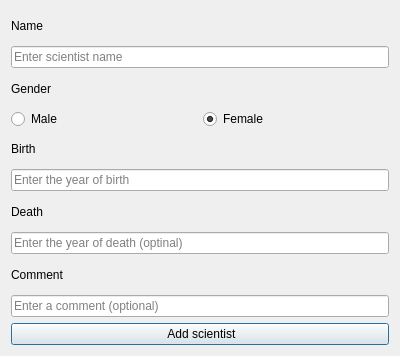
<?xml version="1.0" encoding="UTF-8"?>
<ui version="4.0">
 <class>addScientistDialog</class>
 <widget class="QDialog" name="addScientistDialog">
  <property name="geometry">
   <rect>
    <x>0</x>
    <y>0</y>
    <width>400</width>
    <height>356</height>
   </rect>
  </property>
  <property name="windowTitle">
   <string>Add new scientist</string>
  </property>
  <property name="whatsThis">
   <string/>
  </property>
  <property name="accessibleName">
   <string/>
  </property>
  <property name="accessibleDescription">
   <string/>
  </property>
  <layout class="QVBoxLayout" name="verticalLayout">
   <item>
    <layout class="QHBoxLayout" name="horizontalLayout_2">
     <item>
      <widget class="QLabel" name="label_scientist_name">
       <property name="text">
        <string>Name</string>
       </property>
      </widget>
     </item>
     <item>
      <widget class="QLabel" name="error_name">
       <property name="text">
        <string/>
       </property>
      </widget>
     </item>
    </layout>
   </item>
   <item>
    <widget class="QLineEdit" name="input_scientist_name">
     <property name="placeholderText">
      <string>Enter scientist name</string>
     </property>
    </widget>
   </item>
   <item>
    <widget class="QLabel" name="label_scientist_gender">
     <property name="text">
      <string>Gender</string>
     </property>
    </widget>
   </item>
   <item>
    <layout class="QHBoxLayout" name="horizontalLayout">
     <item>
      <widget class="QRadioButton" name="radio_button_male">
       <property name="text">
        <string>Male</string>
       </property>
      </widget>
     </item>
     <item>
      <widget class="QRadioButton" name="radio_button_female">
       <property name="text">
        <string>Female</string>
       </property>
       <property name="checked">
        <bool>true</bool>
       </property>
      </widget>
     </item>
    </layout>
   </item>
   <item>
    <layout class="QHBoxLayout" name="horizontalLayout_3">
     <item>
      <widget class="QLabel" name="label_scientist_birth">
       <property name="text">
        <string>Birth</string>
       </property>
      </widget>
     </item>
     <item>
      <widget class="QLabel" name="error_birth">
       <property name="text">
        <string/>
       </property>
      </widget>
     </item>
    </layout>
   </item>
   <item>
    <widget class="QLineEdit" name="input_scientist_birth">
     <property name="placeholderText">
      <string>Enter the year of birth</string>
     </property>
    </widget>
   </item>
   <item>
    <widget class="QLabel" name="label_scientist_death">
     <property name="maximumSize">
      <size>
       <width>100</width>
       <height>16777215</height>
      </size>
     </property>
     <property name="text">
      <string>Death</string>
     </property>
    </widget>
   </item>
   <item>
    <widget class="QLineEdit" name="input_scientist_death">
     <property name="placeholderText">
      <string>Enter the year of death (optinal)</string>
     </property>
    </widget>
   </item>
   <item>
    <widget class="QLabel" name="label_scientist_comment">
     <property name="text">
      <string>Comment</string>
     </property>
    </widget>
   </item>
   <item>
    <widget class="QLineEdit" name="input_scientist_comment">
     <property name="placeholderText">
      <string>Enter a comment (optional)</string>
     </property>
    </widget>
   </item>
   <item>
    <widget class="QPushButton" name="button_add_scientist">
     <property name="text">
      <string> Add scientist</string>
     </property>
     <property name="icon">
      <iconset resource="myresourcefile.qrc">
       <normaloff>:/icons/icons/add2.png</normaloff>:/icons/icons/add2.png</iconset>
     </property>
    </widget>
   </item>
  </layout>
 </widget>
 <resources>
  <include location="myresourcefile.qrc"/>
 </resources>
 <connections/>
</ui>
